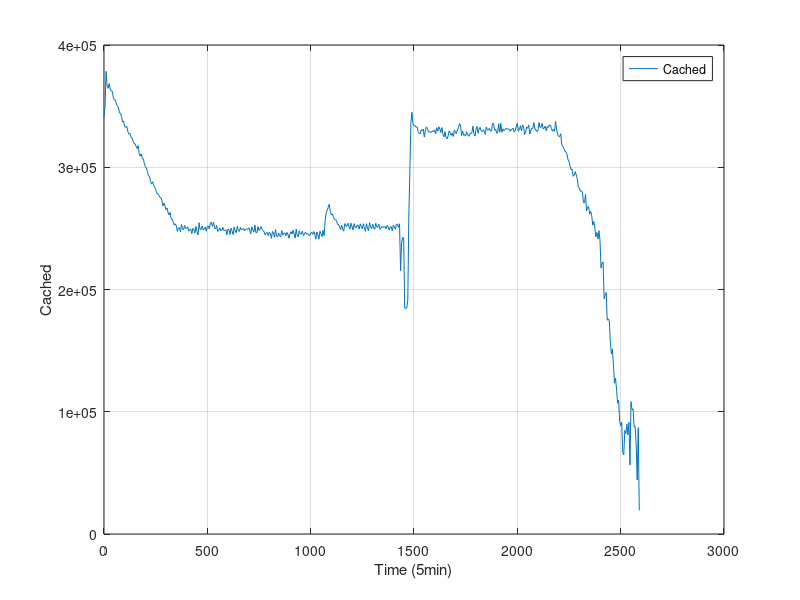

Reproduce this figure in MATLAB.
#! /usr/bin/octave -qf
fig = figure;
data = dlmread("finput.txt"," ");
size(data);
set(fig, "visible", "off");
time = data(:,1);
MemTotal = data(:,2);
MemFree = data(:,3);
Buffers = data(:,4);
Cached = data(:,5);
SwapCached = data(:,6);
Active = data(:,7);
Inactive = data(:,8);
SwapTotal = data(:,9);
SwapFree = data(:,10);
Dirty = data(:,11);
Writeback = data(:,12);
AnonPages = data(:,13);
Mapped = data(:,14);
Slab = data(:,15);
SReclaimable = data(:,16);
SUnreclaim = data(:,17);
PageTables = data(:,18);
NFS_Unstable = data(:,19);
Bounce = data(:,20);
WritebackTmp = data(:,21);
CommitLimit = data(:,22);
Committed_AS = data(:,23);
VmallocTotal = data(:,24);
VmallocUsed = data(:,25);
VmallocChunk = data(:,26);

plot(time,Cached,";Cached;"), grid

xlabel("Time (5min)");
ylabel("Cached");
print("Cached.png", "-dpng");
